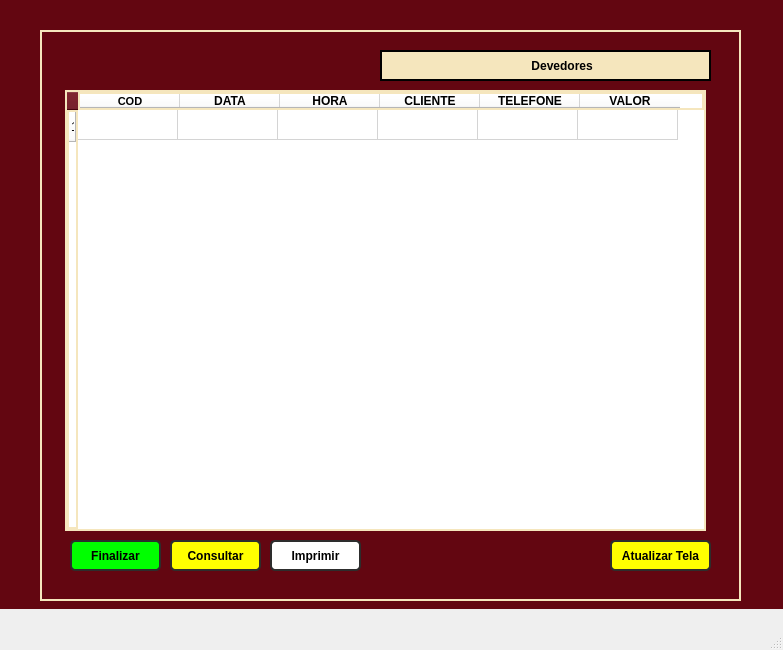
<?xml version="1.0" encoding="UTF-8"?>
<ui version="4.0">
 <class>MainWindow</class>
 <widget class="QMainWindow" name="MainWindow">
  <property name="geometry">
   <rect>
    <x>0</x>
    <y>0</y>
    <width>783</width>
    <height>650</height>
   </rect>
  </property>
  <property name="minimumSize">
   <size>
    <width>783</width>
    <height>650</height>
   </size>
  </property>
  <property name="maximumSize">
   <size>
    <width>783</width>
    <height>650</height>
   </size>
  </property>
  <property name="windowTitle">
   <string>Devedores</string>
  </property>
  <widget class="QWidget" name="centralwidget">
   <widget class="QFrame" name="frame">
    <property name="geometry">
     <rect>
      <x>0</x>
      <y>0</y>
      <width>1163</width>
      <height>609</height>
     </rect>
    </property>
    <property name="styleSheet">
     <string notr="true">background-color: rgb(99, 6, 17);</string>
    </property>
    <property name="frameShape">
     <enum>QFrame::NoFrame</enum>
    </property>
    <property name="frameShadow">
     <enum>QFrame::Raised</enum>
    </property>
    <widget class="QFrame" name="frame_3">
     <property name="geometry">
      <rect>
       <x>40</x>
       <y>30</y>
       <width>701</width>
       <height>571</height>
      </rect>
     </property>
     <property name="styleSheet">
      <string notr="true">border: 2px solid rgb(245, 230, 189);</string>
     </property>
     <property name="frameShape">
      <enum>QFrame::StyledPanel</enum>
     </property>
     <property name="frameShadow">
      <enum>QFrame::Raised</enum>
     </property>
     <widget class="QTableWidget" name="tableWidget_2">
      <property name="geometry">
       <rect>
        <x>25</x>
        <y>60</y>
        <width>641</width>
        <height>441</height>
       </rect>
      </property>
      <property name="font">
       <font>
        <pointsize>8</pointsize>
        <weight>75</weight>
        <bold>true</bold>
       </font>
      </property>
      <property name="styleSheet">
       <string notr="true">background-color: rgb(255, 255, 255);</string>
      </property>
      <row>
       <property name="text">
        <string>1</string>
       </property>
      </row>
      <column>
       <property name="text">
        <string>COD</string>
       </property>
       <property name="font">
        <font>
         <pointsize>8</pointsize>
         <weight>75</weight>
         <bold>true</bold>
        </font>
       </property>
      </column>
      <column>
       <property name="text">
        <string>DATA</string>
       </property>
       <property name="font">
        <font>
         <weight>75</weight>
         <bold>true</bold>
        </font>
       </property>
      </column>
      <column>
       <property name="text">
        <string>HORA</string>
       </property>
       <property name="font">
        <font>
         <weight>75</weight>
         <bold>true</bold>
        </font>
       </property>
      </column>
      <column>
       <property name="text">
        <string>CLIENTE</string>
       </property>
       <property name="font">
        <font>
         <weight>75</weight>
         <bold>true</bold>
        </font>
       </property>
      </column>
      <column>
       <property name="text">
        <string>TELEFONE</string>
       </property>
       <property name="font">
        <font>
         <weight>75</weight>
         <bold>true</bold>
        </font>
       </property>
      </column>
      <column>
       <property name="text">
        <string>VALOR</string>
       </property>
       <property name="font">
        <font>
         <weight>75</weight>
         <bold>true</bold>
        </font>
       </property>
      </column>
     </widget>
     <widget class="QLabel" name="label_19">
      <property name="geometry">
       <rect>
        <x>340</x>
        <y>20</y>
        <width>331</width>
        <height>31</height>
       </rect>
      </property>
      <property name="font">
       <font>
        <weight>75</weight>
        <bold>true</bold>
       </font>
      </property>
      <property name="styleSheet">
       <string notr="true">QLabel{
border: 2px solid rgb(245, 230, 189);
background-color: rgb(245, 230, 189);
border: 2px solid rgb(255, 275, 275);
border-radius: 0px;
}</string>
      </property>
      <property name="text">
       <string>                                            Devedores</string>
      </property>
     </widget>
     <widget class="QPushButton" name="finalizacao_2">
      <property name="geometry">
       <rect>
        <x>30</x>
        <y>510</y>
        <width>91</width>
        <height>31</height>
       </rect>
      </property>
      <property name="font">
       <font>
        <weight>75</weight>
        <bold>true</bold>
       </font>
      </property>
      <property name="styleSheet">
       <string notr="true">QPushButton{
	border: 2px solid rgb(45, 45, 45);
 	border-radius: 5px;
    padding: 5px;
     color: rgb(255,275,275);
	background-color: rgb(255, 255, 255);
	background-color: rgb(0, 255, 0);
}
QPushButton:hover{
	border: 2px solid rgb(55, 55, 55);
    color: rgb(0,0,0);
}
QPushButton:focus{
	border: 2px solid rgb(255, 207, 0);
     color: rgb(0, 0, 0);
}</string>
      </property>
      <property name="text">
       <string>Finalizar</string>
      </property>
     </widget>
     <widget class="QPushButton" name="consultar_2">
      <property name="geometry">
       <rect>
        <x>130</x>
        <y>510</y>
        <width>91</width>
        <height>31</height>
       </rect>
      </property>
      <property name="font">
       <font>
        <weight>75</weight>
        <bold>true</bold>
       </font>
      </property>
      <property name="styleSheet">
       <string notr="true">QPushButton{
	border: 2px solid rgb(45, 45, 45);
 	border-radius: 5px;
    padding: 5px;
     color: rgb(255,275,275);
	background-color: rgb(45, 45, );
	background-color: rgb(255, 255, 0);
}
QPushButton:hover{
	border: 2px solid rgb(55, 55, 55);
    color: rgb(0,0,0);
}
QPushButton:focus{
	border: 2px solid rgb(255, 207, 0);
     color: rgb(0, 0, 0);
}</string>
      </property>
      <property name="text">
       <string>Consultar</string>
      </property>
     </widget>
     <widget class="QPushButton" name="impressao_2">
      <property name="geometry">
       <rect>
        <x>230</x>
        <y>510</y>
        <width>91</width>
        <height>31</height>
       </rect>
      </property>
      <property name="font">
       <font>
        <weight>75</weight>
        <bold>true</bold>
       </font>
      </property>
      <property name="styleSheet">
       <string notr="true">QPushButton{
	border: 2px solid rgb(45, 45, 45);
 	border-radius: 5px;
    padding: 5px;
     color: rgb(255,275,275);
	background-color: rgb(255, 255, 255);
}
QPushButton:hover{
	border: 2px solid rgb(55, 55, 55);
    color: rgb(0,0,0);
}
QPushButton:focus{
	border: 2px solid rgb(255, 207, 0);
     color: rgb(0, 0, 0);
}</string>
      </property>
      <property name="text">
       <string>Imprimir</string>
      </property>
     </widget>
     <widget class="QPushButton" name="atualizar_2">
      <property name="geometry">
       <rect>
        <x>570</x>
        <y>510</y>
        <width>101</width>
        <height>31</height>
       </rect>
      </property>
      <property name="font">
       <font>
        <weight>75</weight>
        <bold>true</bold>
       </font>
      </property>
      <property name="styleSheet">
       <string notr="true">QPushButton{
	border: 2px solid rgb(45, 45, 45);
 	border-radius: 5px;
    padding: 5px;
     color: rgb(255,275,275);
	background-color: rgb(45, 45, );
	background-color: rgb(255, 255, 0);
}
QPushButton:hover{
	border: 2px solid rgb(55, 55, 55);
    color: rgb(0,0,0);
}
QPushButton:focus{
	border: 2px solid rgb(255, 207, 0);
     color: rgb(0, 0, 0);
}</string>
      </property>
      <property name="text">
       <string>Atualizar Tela</string>
      </property>
     </widget>
    </widget>
   </widget>
  </widget>
  <widget class="QMenuBar" name="menubar">
   <property name="geometry">
    <rect>
     <x>0</x>
     <y>0</y>
     <width>783</width>
     <height>21</height>
    </rect>
   </property>
  </widget>
  <widget class="QStatusBar" name="statusbar"/>
 </widget>
 <resources/>
 <connections/>
</ui>
